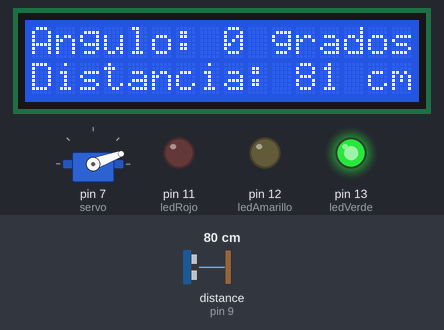
Bench run of a sketch on a simulated Arduino Uno, built with avr-gcc and run on an emulated ATmega328P. On the bench: servo, 16×2 character LCD, output pins drawn as LEDs (lit = HIGH). The inputs (shaded band) are chosen by the test bench; at power-on: distance to the obstacle (sensor on pin 9) 80 cm. The echo pulse lasts 58.3 µs per cm.

Above: at 1.2 s.
1.3 s: distance to the obstacle (sensor on pin 9) set to 2 cm
At 2.4 s:
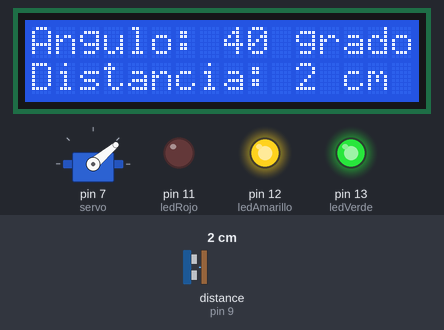
4.4 s: distance to the obstacle (sensor on pin 9) set to 4 cm
At 4.9 s:
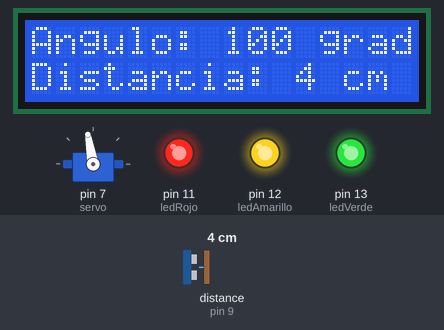
7.7 s: distance to the obstacle (sensor on pin 9) set to 9 cm
At 16.2 s:
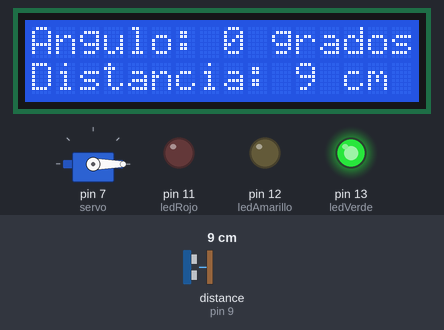
Timing chart, 0 to 22.1 s (numbered marks = the images above; inputs shaded):
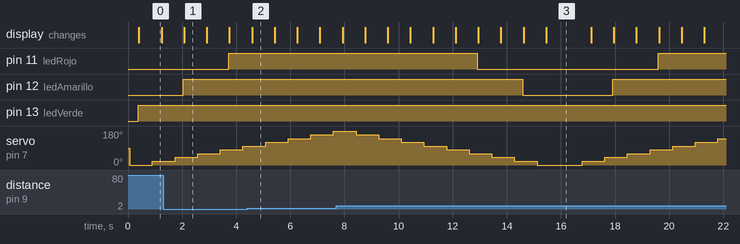

Measured:
- what the display in image 0 shows lasts 0.8 s, from 0.4 s to 1.2 s

The sketch:

Sensor_HCSR04_Servomotor_pantallaLCD.ino
```cpp
#include <Servo.h>
#include <NewPing.h>
#include <LiquidCrystal_I2C.h>

Servo servo;

// LEDs
int ledVerde = 13;
int ledAmarillo = 12;
int ledRojo = 11;

// Sensor ultrasónico
int trig = 8;
int echo = 9;

#define MAX_DISTANCE 400

NewPing sensor(trig, echo, MAX_DISTANCE);

// LCD 2004
LiquidCrystal_I2C lcd(0x27, 16, 2);


void setup() {

  servo.attach(7);

  pinMode(ledVerde, OUTPUT);
  pinMode(ledAmarillo, OUTPUT);
  pinMode(ledRojo, OUTPUT);

  // Iniciar LCD
  lcd.init();
  lcd.backlight();
}


void loop() {

  // i = ángulo

  // Barrido de ida: 0° → 180°
  for (int i = 0; i <= 180; i += 20) {

    medir(i);
  }

  // Barrido de regreso: 160° → 0°
  for (int i = 160; i >= 0; i -= 20) {

    medir(i);
  }
}


void medir(int angulo) {

  // Mover el servo
  servo.write(angulo);

  // Esperar que llegue a la posición
  delay(300);

  // Tomar distancia
  int distancia = sensor.ping_cm();


  // Apagar todos los LEDs
  digitalWrite(ledVerde, LOW);
  digitalWrite(ledAmarillo, LOW);
  digitalWrite(ledRojo, LOW);


  // LEDs según el ángulo
  if (angulo <= 20) {

    digitalWrite(ledVerde, HIGH);

  }
  else if (angulo <= 60) {

    digitalWrite(ledVerde, HIGH);
    digitalWrite(ledAmarillo, HIGH);

  }
  else {

    digitalWrite(ledVerde, HIGH);
    digitalWrite(ledAmarillo, HIGH);
    digitalWrite(ledRojo, HIGH);
  }


  // Mostrar ángulo y distancia en LCD

  lcd.clear();

  lcd.setCursor(0, 0);
  lcd.print("Angulo: ");
  lcd.print(angulo);
  lcd.print(" grados");

  lcd.setCursor(0, 1);
  lcd.print("Distancia: ");
  lcd.print(distancia);
  lcd.print(" cm");


  delay(500);
}
```
